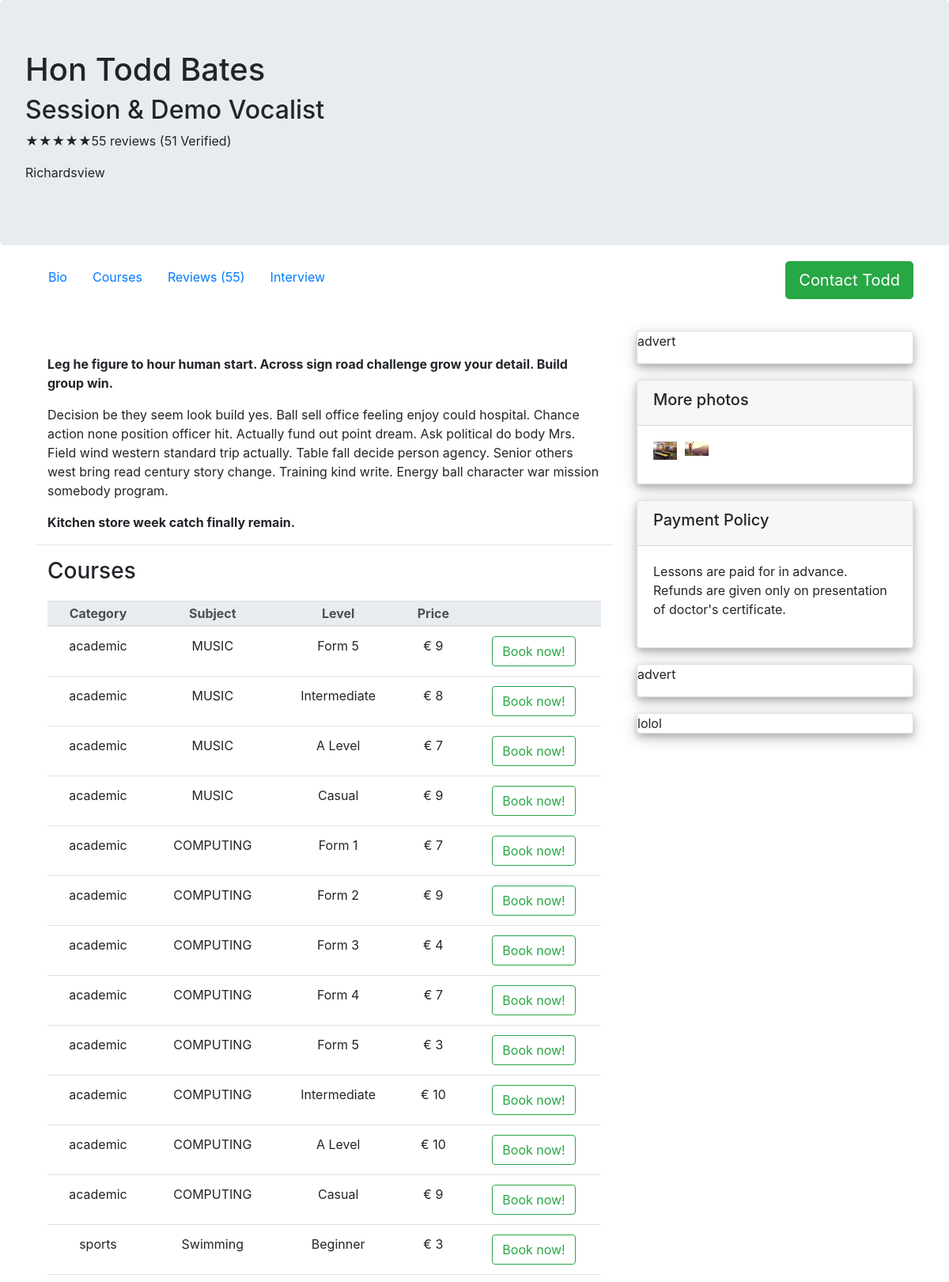
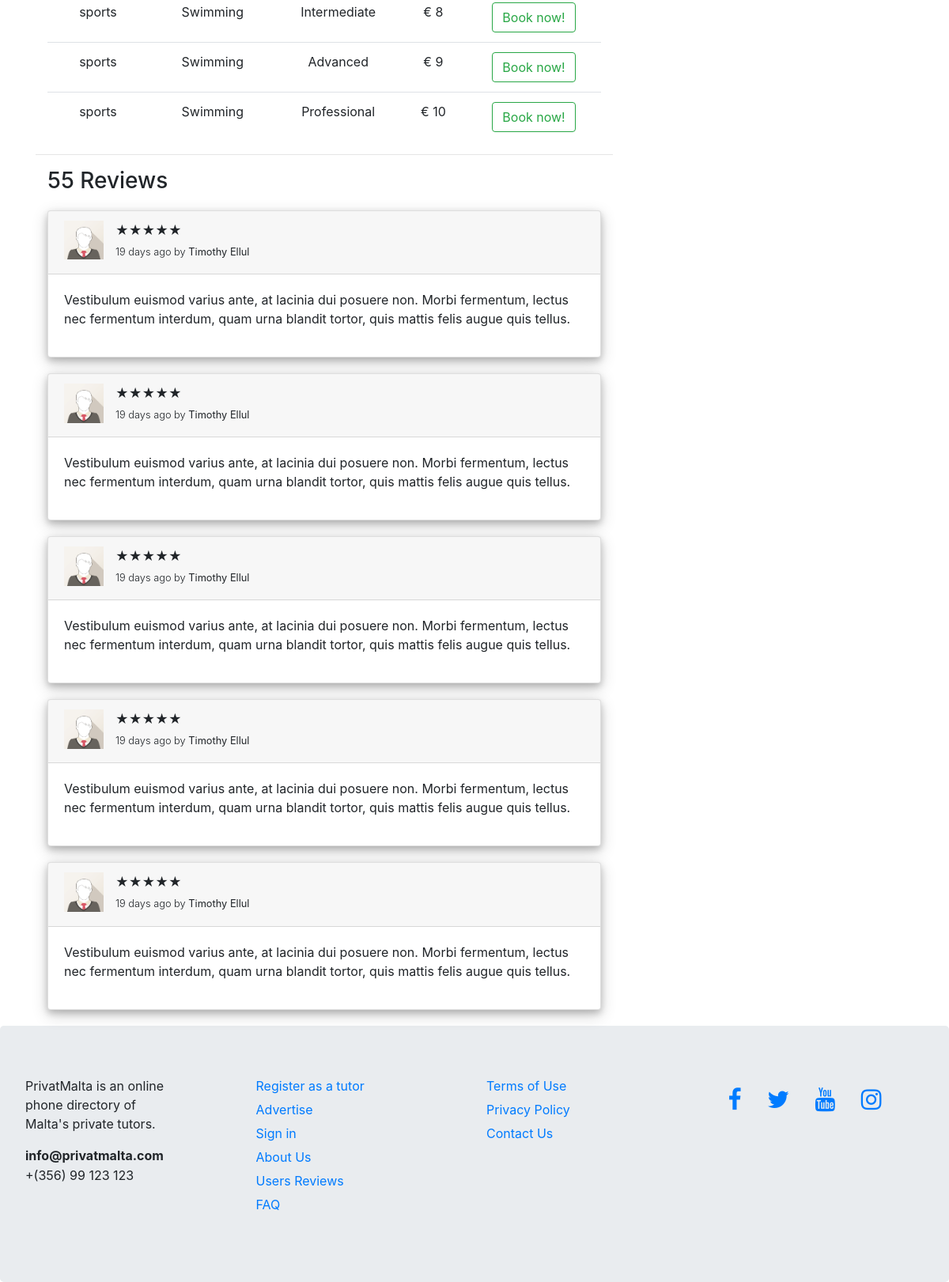
The app's page /tutors/64 with its own data (2 pictures, top to bottom).
### app/models.py (models this page shows, shortened)
class Tutor(models.Model):
    def path_and_filename(instance, filename):
        upload_to = 'images/tutors-profile'
        ext = filename.split('.')[-1]
        filename = '{}.{}'.format(uuid4().hex, ext)
        return os.path.join(upload_to, filename)
    TITLE_CHOICES = (
        ('Mr', 'Mr'),
        ('Mrs', 'Mrs'),
        ('Miss', 'Miss'),
        ('Ms', 'Ms'),
        ('Dr', 'Dr'),
        ('Prof', 'Prof'),
        ('Rev', 'Rev'),
        ('Hon', 'Hon'),
        ('Sir', 'Sir'),
        ('Ing', 'Ing'),
    )
    title = models.CharField(max_length=10, choices=TITLE_CHOICES)
    first_name = models.CharField(max_length=40)
    last_name = models.CharField(max_length=40)
    address = models.CharField(max_length=120)
    locality = models.ForeignKey(Locality, on_delete=models.CASCADE, null=True)
    registration_date = models.DateTimeField(auto_now_add=True)
    bio1 = models.TextField()
    bio2 = models.TextField()
    bio3 = models.TextField()
    phone_regex = RegexValidator(regex=r'^\d{8}$', message="Phone number must be exactly 8 digits long.")
    tel = models.CharField(
        validators=[phone_regex],
        max_length=8,
        blank=True,
        verbose_name="Telephone",
    )
    mob = models.CharField(
        validators=[phone_regex],
        max_length=8,
        blank=True,
        verbose_name="Mobile",
    )
    email = models.EmailField()
    profile_pic = models.ImageField(upload_to=path_and_filename, null=True)
    def __str__(self):
        return '%s %s %s' % (self.title, self.first_name, self.last_name)

class Course(models.Model):
    tutor = models.ForeignKey(Tutor, on_delete=models.CASCADE)
    category = models.CharField(max_length=20, choices=Subject.CATEGORY_CHOICES)
    subject = models.ForeignKey(Subject, on_delete=models.CASCADE)
    level = models.ForeignKey(Level, on_delete=models.CASCADE)
    price = models.PositiveSmallIntegerField()

class Subject(models.Model):
    CATEGORY_CHOICES = (
        ('academic', 'academic'),
        ('sports', 'sports'),
        ('music', 'music'),
    )
    name = models.CharField(max_length=100)
    category = models.CharField(max_length=20, choices=CATEGORY_CHOICES)
    def __str__(self):
        return self.name

class Level(models.Model):
    category = models.CharField(max_length=20, choices=Subject.CATEGORY_CHOICES)
    level = models.CharField(max_length=60)
    def __str__(self):
        return self.level

class TutorGalleryPic(models.Model):
    def path_and_filename(instance, filename):
        upload_to = 'images/tutors-other'
        ext = filename.split('.')[-1]
        filename = '{}.{}'.format(uuid4().hex, ext)
        return os.path.join(upload_to, filename)
    tutor = models.ForeignKey(Tutor, related_name='images', on_delete = models.DO_NOTHING)
    image_path = models.ImageField(upload_to=path_and_filename)

### app/views.py (the view)
# urls.py: path('tutors/<int:pk>', views.tutor_view, name='tutor_detail'),
def tutor_view(request, pk):
    my_context = {
        'tutor': Tutor.objects.get(pk=pk),
        'courses': Course.objects.filter(tutor=pk),
        'gallery': TutorGalleryPic.objects.filter(tutor=pk),}
    return render(request, 'tutor_detail.html', context=my_context)

### templates/tutor_detail.html (shortened to what this page needs)
{% extends 'base.html' %}
{% load staticfiles %}
{% block other_stylesheets %}
<link rel="stylesheet" href={% static "css/tutor_detail.css" %}>
{% endblock %}
{% block content %}
  <div id="section1" class="jumbotron">
    <h1>{{tutor}}</h1>
    <h2>Session & Demo Vocalist</h2>
    <p>&#9733;&#9733;&#9733;&#9733;&#9733;55 reviews (51 Verified)</p>
    <p>{{tutor.address}}</p>
  </div>
  <div id="section2" class="container">
    <div class="row">
      <div class="col-sm-6">
        <ul class="nav">
          <li class="nav-item">
            <a class="nav-link" href="#bio">Bio</a>
          </li>
          <li class="nav-item">
            <a class="nav-link" href="#courses">Courses</a>
          </li>
          <li class="nav-item">
            <a class="nav-link" href="#reviews">Reviews (55)</a>
          </li>
          <li class="nav-item">
            <a class="nav-link" href="#interview">Interview</a>
          </li>
        </ul>
      </div>
      <div class="col-sm-6">
        <button type="button" class="btn btn-success btn-lg" style="float: right;">Contact {{ tutor.first_name }}</button>
      </div>
    </div>
  </div>
  <div id="section3" class="container">
    <div style="margin-top: 0px;" class="row">
      <div class="col-sm-8">
        <div id="bio" class="container">
          <p style="padding-top: 50px;"><strong>{{tutor.bio1}}</strong></p>
          <p>{{tutor.bio2}}</p>
          <p><strong>{{tutor.bio3}}</strong></p>
        </div>
        <hr>
        <div id="courses" class="container">
          <h3 style="text-align: left; margin-bottom: 20px;">Courses</h3>
            <table id="coursesTable" class="table" style="width:100%">
              <thead class="thead-light">
                <tr>
                  <th>Category</th>
                  <th>Subject</th>
                  <th>Level</th>
                  <th>Price</th>
                  <th></th>
                </tr>
              </thead>
              <tbody>
                {% for course in courses %}
                <tr>
                  <td>{{course.category}}</td>
                  <td>{{course.subject}}</td>
                  <td>{{course.level}}</td>
                  <td>€ {{course.price}}</td>
                  <td> <button type="button" class="btn btn-outline-success">Book now!</button> </td>
                </tr>
                {% endfor %}
              </tbody>
            </table>
        </div>
        <hr>
        <div id="reviews" class="container">
          <h3>55 Reviews</h3>
          {% for review in 'xxxxx' %}
            <div class="card review">
              <div class="card-header">
                <img src={% static "images/img_avatar1.png" %} style="width:65px">
                <p>&#9733;&#9733;&#9733;&#9733;&#9733;</p>
                <p class="font-weight-light small">19 days ago by <a href="#"><strong>Timothy Ellul</strong></a></p>
              </div>
              <div class="card-body">
                <p>Vestibulum euismod varius ante, at lacinia dui posuere non. Morbi fermentum, lectus nec fermentum interdum, quam urna blandit tortor, quis mattis felis augue quis tellus.</p>
              </div>
            </div>
          {% endfor %}
        </div>
      </div>
      <div id="adverts_col" class="col-sm-4">
        <div class="card advert">
          <p>advert</p>
        </div>
        <div id="more_photos" class="card">
          <div class="card-header">
            <h5>More photos</h5>
          </div>
          <div class="card-body">
            {% for img in gallery %}
              <img src="{{ MEDIA_URL }}{{ img.image_path }}" alt="failed to load" style="width:40px">
            {% endfor %}
          </div>
        </div>
        <div class="card">
          <div class="card-header">
            <h5>Payment Policy</h5>
          </div>
          <div class="card-body">
            <p>Lessons are paid for in advance. Refunds are given only on presentation of doctor's certificate.</p>
          </div>
        </div>
        <div class="card advert">
          <p>advert</p>
        </div>
        <div class="card">
          lolol
        </div>
      </div>
    </div>
  </div>
{% endblock %}

### static/css/tutor_detail.css (style rules this page uses)
#section1 { margin-bottom: 0px; }
#section2 { padding-top: 20px; padding-bottom: 20px; }
#coursesTable th, #coursesTable td { text-align: center; }
#coursesTable th { padding-top: 3px; padding-bottom: 3px; }
.card { margin-top: 20px; box-shadow: 0 4px 8px 0 rgba(0, 0, 0, 0.2), 0 6px 20px 0 rgba(0, 0, 0, 0.19); }
.review img { float: left; padding-right: 15px; }
.card-header a { color: inherit; text-decoration: none; }
.card-header p { margin-bottom: 6px; }
#more_photos img { float: left; padding-right: 10px; padding-bottom: 10px; }

### records on screen
Tutor: title+first_name+last_name "Hon Todd Bates", address "Richardsview", first_name "Todd", bio1 "Leg he figure to hour human start. Across sign road challenge grow your detail. Build group win.", bio2 "Decision be they seem look build yes. Ball sell office feeling enjoy could hospital. Chance action none position officer hit. Actually fund out point dream. Ask political do body Mrs. Field wind western standard trip actually. Table fall decide person agency. Senior others west bring read century story change. Training kind write. Energy ball character war mission somebody program.", bio3 "Kitchen store week catch finally remain."
Course: category "academic", subject "MUSIC", level "Form 5", price "9"
Course: category "academic", subject "MUSIC", level "Intermediate", price "8"
Course: category "academic", subject "MUSIC", level "A Level", price "7"
Course: category "academic", subject "MUSIC", level "Casual", price "9"
Course: category "academic", subject "COMPUTING", level "Form 1", price "7"
Course: category "academic", subject "COMPUTING", level "Form 2", price "9"
Course: category "academic", subject "COMPUTING", level "Form 3", price "4"
Course: category "academic", subject "COMPUTING", level "Form 4", price "7"
Course: category "academic", subject "COMPUTING", level "Form 5", price "3"
Course: category "academic", subject "COMPUTING", level "Intermediate", price "10"
Course: category "academic", subject "COMPUTING", level "A Level", price "10"
Course: category "academic", subject "COMPUTING", level "Casual", price "9"
Course: category "sports", subject "Swimming", level "Beginner", price "3"
Course: category "sports", subject "Swimming", level "Intermediate", price "8"
Course: category "sports", subject "Swimming", level "Advanced", price "9"
Course: category "sports", subject "Swimming", level "Professional", price "10"
TutorGalleryPic: image_path (placeholder picture)
TutorGalleryPic: image_path (picture)
